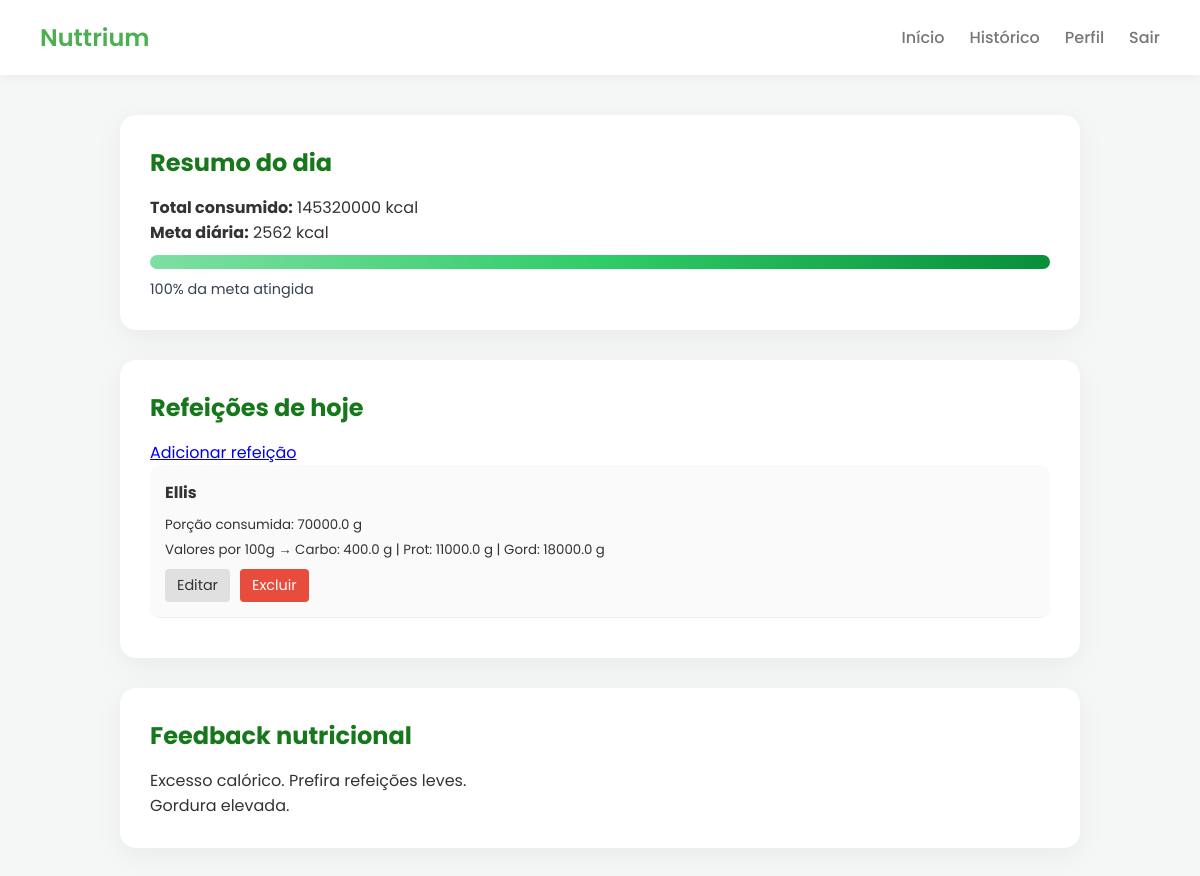
The app's page /dashboard/ (signed in), older data.
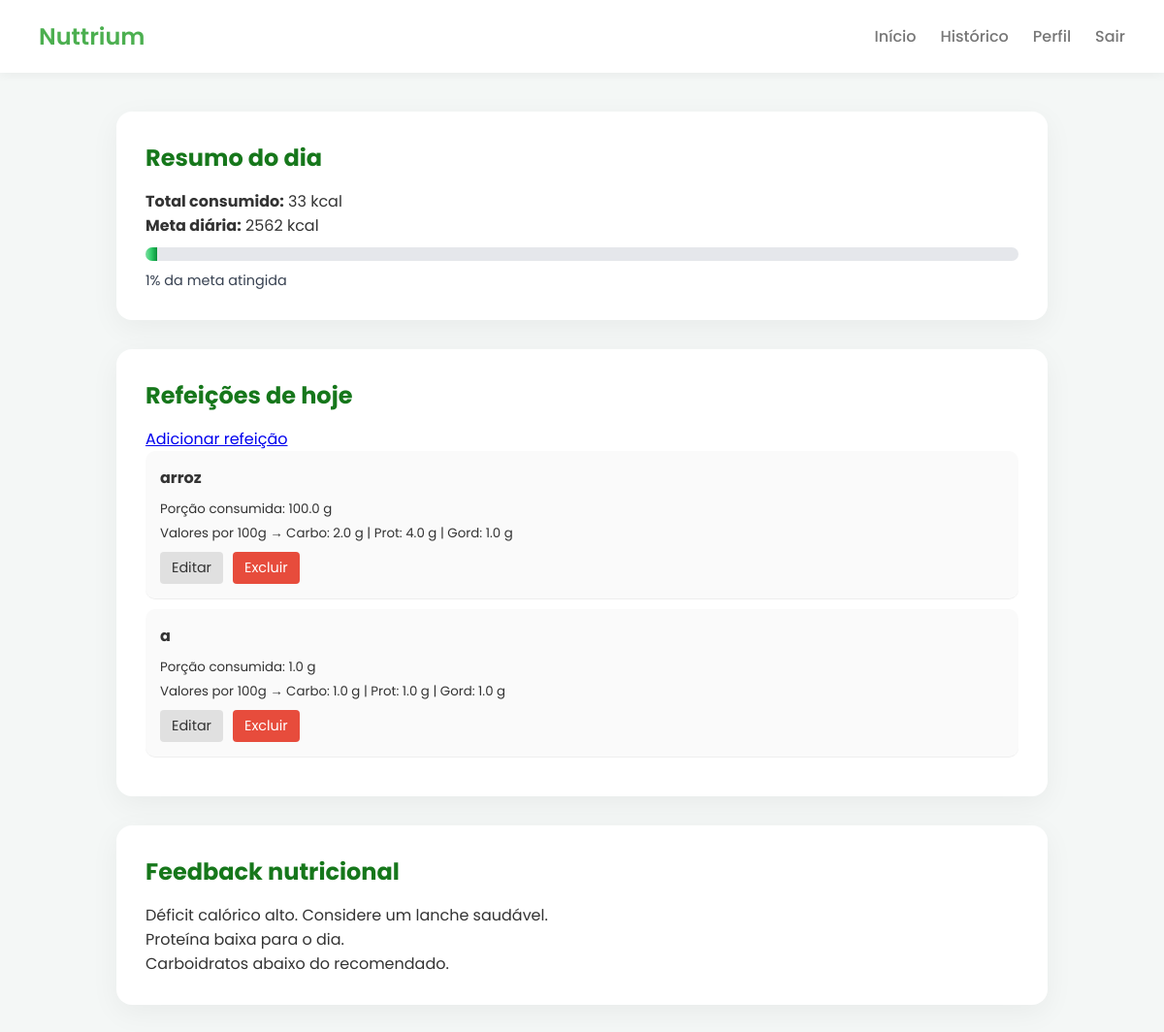
The same page, newer data.
### perfil/models.py (models this page shows, shortened)
class Perfil(models.Model):
    user = models.OneToOneField(User, on_delete=models.CASCADE)
    peso = models.FloatField(null=True, blank=True)
    altura = models.FloatField(null=True, blank=True)
    idade = models.IntegerField(null=True, blank=True)
    meta_calorica = models.FloatField(null=True, blank=True)
    atividade = models.CharField(
        max_length=20,
        choices=[
            ('sedentario', 'Sedentário'),
            ('leve', 'Leve'),
            ('moderado', 'Moderado'),
            ('intenso', 'Intenso'),
        ],
        default='sedentario'
    )
    objetivo = models.CharField(
        max_length=20,
        choices=[
            ('perder', 'Perder peso'),
            ('manter', 'Manter peso'),
            ('ganhar', 'Ganhar peso'),
        ],
        default='manter'
    )
    meta_calorica = models.FloatField(default=0)

### refeicoes/models.py (models this page shows)
class Refeicao(models.Model):
    user = models.ForeignKey(User, on_delete=models.CASCADE)
    nome = models.CharField(max_length=100)
    porcao = models.FloatField(help_text="Quantidade consumida em gramas")
    carboidratos = models.FloatField(help_text="Carboidratos por 100g")
    proteinas = models.FloatField(help_text="Proteínas por 100g")
    gorduras = models.FloatField(help_text="Gorduras por 100g")
    data = models.DateField(auto_now_add=True)
    def calorias(self):
        fator = self.porcao / 100
        return (
            (self.carboidratos * 4 +
             self.proteinas * 4 +
             self.gorduras * 9)
            * fator
        )

### alimentacao/views.py (the view)
# urls.py: path("dashboard/", views.dashboard, name="dashboard"),
@login_required
def dashboard(request):
    perfil = Perfil.objects.filter(user=request.user).first()
    refeicoes = Refeicao.objects.filter(user=request.user)
    total_calorias = sum(r.calorias() for r in refeicoes)
    percentual = 0
    if perfil and perfil.meta_calorica:
        percentual = min((total_calorias / perfil.meta_calorica) * 100, 100)
    feedback = []
    if perfil and perfil.meta_calorica:
        feedback = gerar_feedback(
            total_calorias,
            perfil.meta_calorica,
            sum(r.carboidratos for r in refeicoes),
            sum(r.proteinas for r in refeicoes),
            sum(r.gorduras for r in refeicoes),
        )
    return render(request, "dashboard.html", {
        "perfil": perfil,
        "refeicoes": refeicoes,
        "total": total_calorias,
        "percentual": percentual,
        "feedback": feedback,
    })

### alimentacao/services.py (called while the page is built)
def gerar_feedback(total, meta, carbo, prot, gord):
    pct = (total / meta) * 100 if meta else 0
    mensagens = []
    if pct < 70:
        mensagens.append("Déficit calórico alto. Considere um lanche saudável.")
    elif pct <= 100:
        mensagens.append("Você está dentro da meta calórica.")
    else:
        mensagens.append("Excesso calórico. Prefira refeições leves.")
    if prot < 50:
        mensagens.append("Proteína baixa para o dia.")
    if gord > 70:
        mensagens.append("Gordura elevada.")
    if carbo < 130:
        mensagens.append("Carboidratos abaixo do recomendado.")
    return mensagens

### alimentacao/templates/dashboard.html
{% extends 'base.html' %}
{% block content %}
<div class="card">
  <h2>Resumo do dia</h2>
  <p><strong>Total consumido:</strong> {{ total|floatformat:0 }} kcal</p>
  {% if perfil and perfil.meta_calorica %}
    <p><strong>Meta diária:</strong> {{ perfil.meta_calorica|floatformat:0 }} kcal</p>
    <div class="progress">
      <div class="progress-fill" style="width: {{ percentual }}%;"></div>
    </div>
    <p class="percentual">
      {{ percentual|floatformat:0 }}% da meta atingida
    </p>
  {% else %}
    <p>Complete seu perfil para calcular a meta diária.</p>
    <a href="{% url 'perfil' %}" class="btn">Completar perfil</a>
  {% endif %}
</div>
<div class="card">
  <h2>Refeições de hoje</h2>
  <a href="{% url 'criar_refeicao' %}" class="btn">Adicionar refeição</a>
  {% if refeicoes %}
    <ul class="historico">
      {% for r in refeicoes %}
        <li class="item-refeicao">
          <strong>{{ r.nome }}</strong>
          <div class="detalhes-refeicao">
            <small>
              Porção consumida: {{ r.porcao }} g<br>
              Valores por 100g →
              Carbo: {{ r.carboidratos }} g |
              Prot: {{ r.proteinas }} g |
              Gord: {{ r.gorduras }} g
            </small>
          </div>
          <div class="acoes">
            <a href="{% url 'editar_refeicao' r.id %}" class="btn-secundario">
              Editar
            </a>
            <a href="{% url 'excluir_refeicao' r.id %}"
               class="btn-perigo"
               onclick="return confirm('Deseja excluir esta refeição?');">
              Excluir
            </a>
          </div>
        </li>
      {% endfor %}
    </ul>
  {% else %}
    <p>Nenhuma refeição registrada hoje.</p>
  {% endif %}
</div>
{% if feedback %}
<div class="card">
  <h2>Feedback nutricional</h2>
  {% for msg in feedback %}
    <p>{{ msg }}</p>
  {% endfor %}
</div>
{% endif %}
{% endblock %}

### alimentacao/templates/base.html (shortened to what this page needs)
{% load static %}
<!DOCTYPE html>
<html lang="pt-br">
<head>
  <link rel="stylesheet" href="{% static 'css/styles.css' %}">
</head>
<body>
<header>
  <nav>
    <h1>Nuttrium</h1>
  <ul>
{% if user.is_authenticated %}
  <li><a href="{% url 'dashboard' %}">Início</a></li>
  <li><a href="{% url 'historico' %}">Histórico</a></li>
  <li><a href="{% url 'perfil' %}">Perfil</a></li>
  <li>
    <form method="post" action="{% url 'logout' %}">
      <button type="submit" class="nav-link">Sair</button>
    </form>
  </li>
{% else %}
  <li><a href="{% url 'login' %}">Entrar</a></li>
  <li><a href="{% url 'cadastro' %}">Criar conta</a></li>
{% endif %}
</ul>
  </nav>
</header>
<main>
  {% block content %}{% endblock %}
</main>
</body>
</html>

### alimentacao/static/css/styles.css (style rules this page uses)
:root { --verde: #4CAF50; --verde-escuro: #16771b; --fundo: #f4f7f6; --card: #ffffff; --texto: #333; --cinza: #777; }
* { margin: 0; padding: 0; box-sizing: border-box; font-family: 'Poppins', sans-serif; }
body { background: var(--fundo); color: var(--texto); }
header { background: var(--card); padding: 20px 40px; box-shadow: 0 2px 10px rgba(0,0,0,.05); }
nav { display: flex; justify-content: space-between; align-items: center; }
nav h1 { color: var(--verde); font-weight: 600; }
nav ul { list-style: none; display: flex; gap: 25px; }
nav a { text-decoration: none; color: var(--cinza); font-weight: 500; }
nav .nav-link { background: none; border: none; padding: 0; font: inherit; text-decoration: none; color: var(--cinza); font-weight: 500; cursor: pointer; }
main { max-width: 1000px; margin: 40px auto; padding: 0 20px; }
.card { background: var(--card); padding: 30px; border-radius: 16px; box-shadow: 0 8px 30px rgba(0,0,0,.05); margin-bottom: 30px; }
.card h2 { margin-bottom: 15px; color: var(--verde-escuro); }
form { display: grid; gap: 15px; }
input, select, button { padding: 12px; border-radius: 10px; border: 1px solid #ddd; font-size: 14px; }
button { background: var(--verde); color: white; border: none; cursor: pointer; font-weight: 500; }
.historico li { padding: 15px; background: #fafafa; border-radius: 10px; margin-bottom: 10px; list-style: none; }
.progress { width: 100%; height: 14px; background: #e5e7eb; border-radius: 10px; overflow: hidden; margin: 10px 0; }
.progress-fill { height: 100%; background: linear-gradient(90deg, #7edfa2, #30cc69, #078f39); transition: width 0.4s ease; }
.progress-fill { width: calc(var(--percentual) * 1%); }
.percentual { font-size: 0.9rem; color: #374151; }
.item-refeicao { margin-bottom: 12px; padding-bottom: 10px; border-bottom: 1px solid #eee; }
.detalhes-refeicao { margin-top: 6px; }
.acoes { margin-top: 8px; display: flex; gap: 10px; }
.btn-secundario { padding: 6px 12px; background-color: #e0e0e0; color: #333; border-radius: 4px; text-decoration: none; font-size: 0.9rem; }
.btn-perigo { padding: 6px 12px; background-color: #e74c3c; color: white; border-radius: 4px; text-decoration: none; font-size: 0.9rem; }

Row changes from the older to the newer data that the page shows:
removed Refeicao: nome "Ellis", porcao "70000.0", carboidratos "400.0", proteinas "11000.0", gorduras "18000.0"
added Refeicao: nome "arroz", porcao "100.0", carboidratos "2.0", proteinas "4.0", gorduras "1.0"
added Refeicao: nome "a", porcao "1.0", carboidratos "1.0", proteinas "1.0", gorduras "1.0"
Text that changed along with them:
{{ total|floatformat:0 }}: "145320000" → "33"
{{ percentual }}: 100 → 1.2947548182483533 (drawn)
{{ percentual|floatformat:0 }}: "100" → "1"
new list line: "Déficit calórico alto. Considere um lanche saudável."
new list line: "Proteína baixa para o dia."
new list line: "Carboidratos abaixo do recomendado."
list line gone: "Excesso calórico. Prefira refeições leves."
list line gone: "Gordura elevada."
